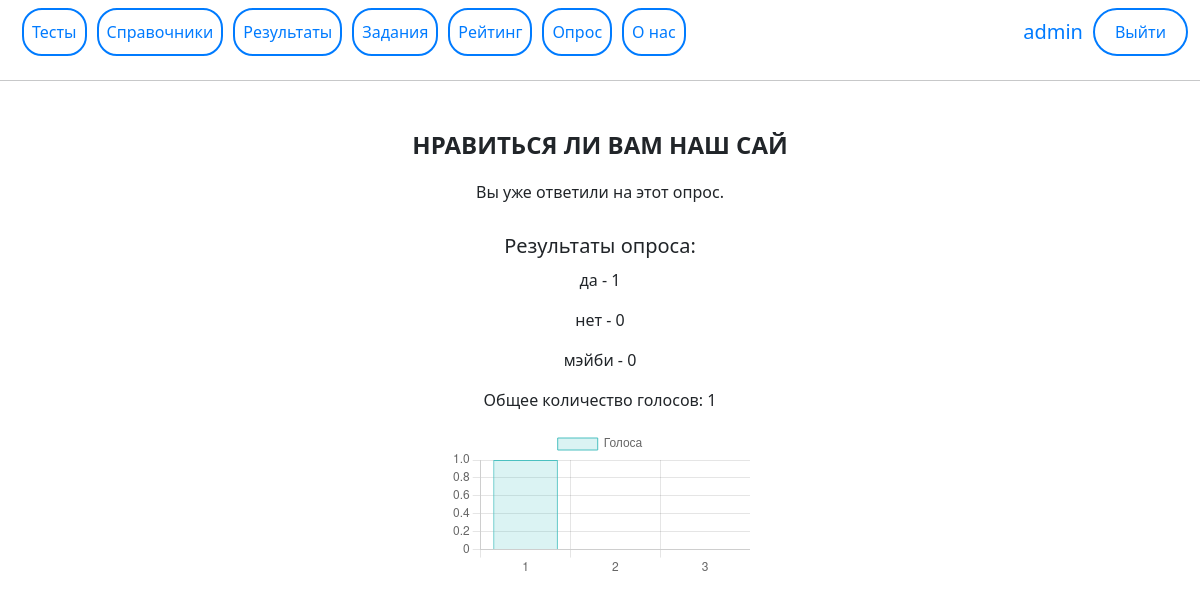
/polls/13/ (signed in), run on the app's committed database.
### main/models.py (models this page shows, shortened)
class Question(models.Model):
    question_text = models.CharField(max_length=200)

class Choice(models.Model):
    question = models.ForeignKey(Question, on_delete=models.CASCADE)
    choice_text = models.CharField(max_length=200)
    votes = models.IntegerField(default=0)

### main/views.py (the view)
# urls.py: path('polls/<int:pk>/', poll_detail, name='poll_detail'),
def poll_detail(request, pk):
    poll = get_object_or_404(Question, pk=pk)
    choices = poll.choice_set.all()
    labels = [choice for choice in range(1, len(choices)+1)]
    total_votes = sum(choice.votes for choice in choices)
    user_has_voted = PollResponse.objects.filter(poll=poll, user=request.user).exists()
    can_vote = not user_has_voted
    return render(request, 'main/poll_detail.html', {'poll': poll, 'labels': labels, 'total_votes': total_votes, 'can_vote': can_vote})

### main/templates/main/poll_detail.html (shortened to what this page needs)
{% extends 'main/base.html' %}
{% block content %}
<div class="poll-container">
    <h2 class="poll-question">{{ poll.question_text }}</h2>
    {% if can_vote %}
        <form method="post" action="{% url 'submit_poll' poll.id %}">
            {% csrf_token %}
            <div class="poll-options">
                {% for choice in poll.choice_set.all %}
                    <button class="poll-option" type="submit" name="choice" value="{{ choice.id }}">{{ choice.choice_text }}</button>
                {% endfor %}
            </div>
        </form>
    {% else %}
        <p>Вы уже ответили на этот опрос.</p>
    {% endif %}
    {% if not can_vote %}
        <div class="poll-results">
            <h3 class="poll-results-heading">Результаты опроса:</h3>
            {% for choice in poll.choice_set.all %}
                <p>{{ choice.choice_text }} - {{ choice.votes }}</p>
            {% empty %}
                <p>Нет доступных вариантов ответов.</p>
            {% endfor %}
            <p>Общее количество голосов: {{ total_votes }}</p>
            <canvas id="poll-chart" class="poll-chart"></canvas>
        </div>
    {% endif %}
</div>
<script>
    document.addEventListener('DOMContentLoaded', function() {
        var labels = [{% for label in labels %}"{{ label }}", {% endfor %}];
        var ctx = document.getElementById('poll-chart').getContext('2d');
        new Chart(ctx, {
            type: 'bar',
            data: {
                labels: labels,
                datasets: [{
                    label: 'Голоса',
                    data: [{% for choice in poll.choice_set.all %}{{ choice.votes }},{% endfor %}],
                    backgroundColor: 'rgba(75, 192, 192, 0.2)',
                    borderColor: 'rgba(75, 192, 192, 1)',
                    borderWidth: 1
                }]
            },
            options: {
                scales: {
                    y: {
                        beginAtZero: true
                    }
                }
            }
        });
    });
</script>
{% endblock %}

### main/templates/main/base.html (shortened to what this page needs)
<!doctype html>
<html lang="ru">
<head>
    <link rel="stylesheet" href="https://cdnjs.cloudflare.com/ajax/libs/font-awesome/4.7.0/css/font-awesome.min.css"/>
    <link rel="stylesheet" href="https://cdn.jsdelivr.net/npm/bootstrap@5.2.2/dist/css/bootstrap.min.css">
</head>
<body>
<nav class="navbar navbar-expand-lg navbar-dark bg-primary">
    <div class="container-fluid">
        <div class="collapse navbar-collapse" id="navbarNav">
            <ul class="navbar-nav me-auto mb-4 mb-lg-0">
                <li class="nav-item">
                    <a class="nav-link btn-menu {% if request.path == '/' %} active{% endif %}" href="{% url 'home' %}">Тесты</a>
                </li>
                <li class="nav-item">
                    <a class="nav-link btn-menu {% if request.path == '/guide' %} active{% endif %}"
                       href="{% url 'guide' %}">Справочники</a>
                </li>
                <li class="nav-item">
                    <a class="nav-link btn-menu {% if request.path == '/result' %} active{% endif %}"
                       href="{% url 'result' %}">Результаты</a>
                </li>
                <li class="nav-item">
                    <a class="nav-link btn-menu {% if request.path == '/TZ' %} active{% endif %}" href="{% url 'TZ' %}">Задания</a>
                </li>
                <li class="nav-item">
                    <a class="nav-link btn-menu {% if request.path == '/rating' %} active{% endif %}"
                       href="{% url 'rating' %}">Рейтинг</a>
                </li>
                <li class="nav-item">
                    <a class="nav-link btn-menu {% if request.path == '/polls/' %} active{% endif %}"
                       href="{% url 'poll_list' %}">Опрос</a>
                </li>
                <li class="nav-item">
                    <a class="nav-link btn-menu {% if request.path == '/Infor' %} active{% endif %}"
                       href="{% url 'Infor' %}">О нас</a>
                </li>
            </ul>
            {% if request.user.is_authenticated %}
            <div class="user-block">
                <span class="user">{{ request.user.username }}</span>
                <a class="btn-login" href="{% url 'logout' %}">Выйти</a>
            </div>
            {% else %}
            <div class="user-block">
                <a class="btn-login" href="{% url 'login' %}">Войти</a>
                <a class="btn-login" href="{% url 'register' %}">Регистрация</a>
            </div>
            {% endif %}
        </div>
    </div>
</nav>
<hr>
            <div class="content">
                {% block content%}{% endblock %}
            </div>
</body>
</html>

### main/templates/main/base.html (style rules this page uses)
body { background:url(/images/bg/bg-6.png) }
.content { background-color:#1Е90FF; height: 100vmin; margin-top:15px; width: 100%; left: 0px; }
body { min-width: 900px; min-height: 700px; }
h3 { font-size: 20px; }
a { text-decoration: none; }
.btn-menu { border: 2px solid #007bff; color: #007bff; padding: 10px 25px; border-radius: 20px; transition: all 0.3s ease; font-size: 16px; margin-left: 10px; }
.user { color: #007bff; font-size: 20px; }
.user-block { display: flex; align-items: center; margin-left: auto; }
.btn-login { border: 2px solid #007bff; color: #007bff; padding: 10px 20px; border-radius: 25px; transition: all 0.3s ease; font-size: 16px; margin-left: 10px; }
.navbar { background-color: #007bff; }
.navbar-dark { background: #fff!important; }

### main/templates/main/poll_detail.html (style rules this page uses)
.poll-container { text-align: center; margin-top: 50px; }
.poll-question { font-size: 24px; font-weight: bold; margin-bottom: 20px; }
.poll-results { margin-top: 30px; }
.poll-results-heading { font-size: 20px; margin-bottom: 10px; }
.poll-chart { width: 300px; height: 200px; margin: 0 auto; }

### data on the page
Question: question_text "НРАВИТЬСЯ ЛИ ВАМ НАШ САЙ"
Choice: choice_text "да", votes "1"
Choice: choice_text "нет", votes "0"
Choice: choice_text "мэйби", votes "0"

### other printed values
{{ request.user.username }} "admin"
{{ total_votes }} "1"
chart data {{ label }} 1, 2, 3
chart data {{ choice.votes }} 1, 0, 0
